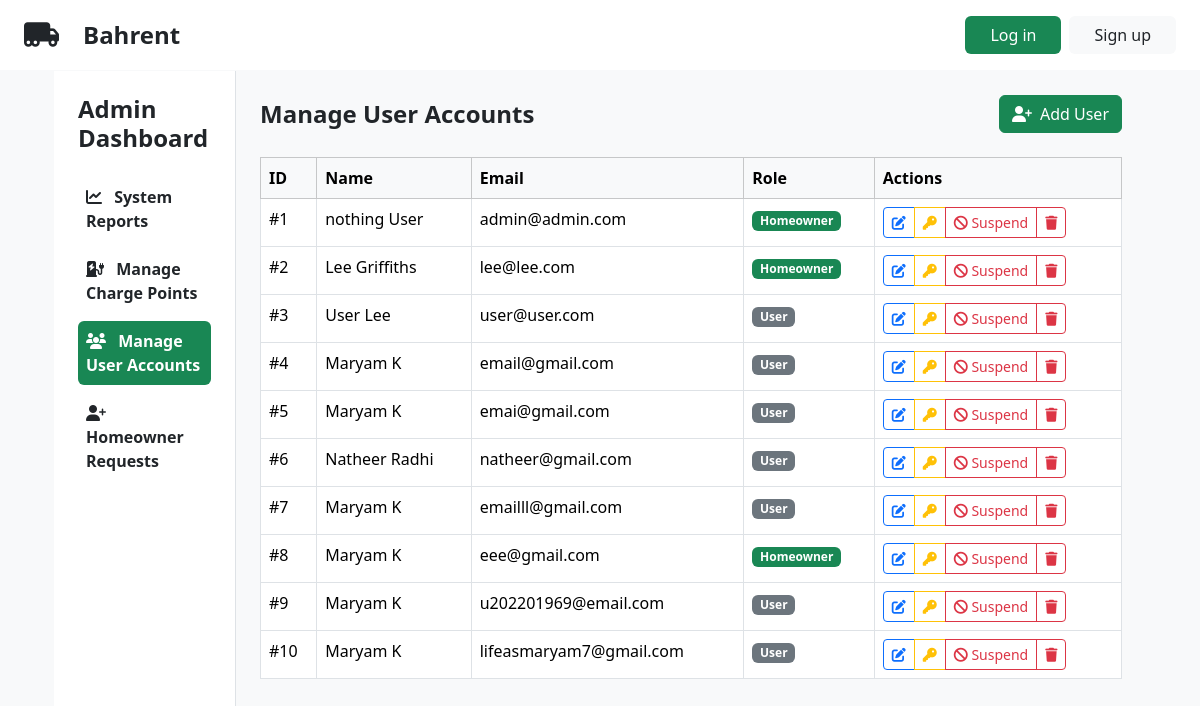
The app's page /admin.php?section=users, older data.
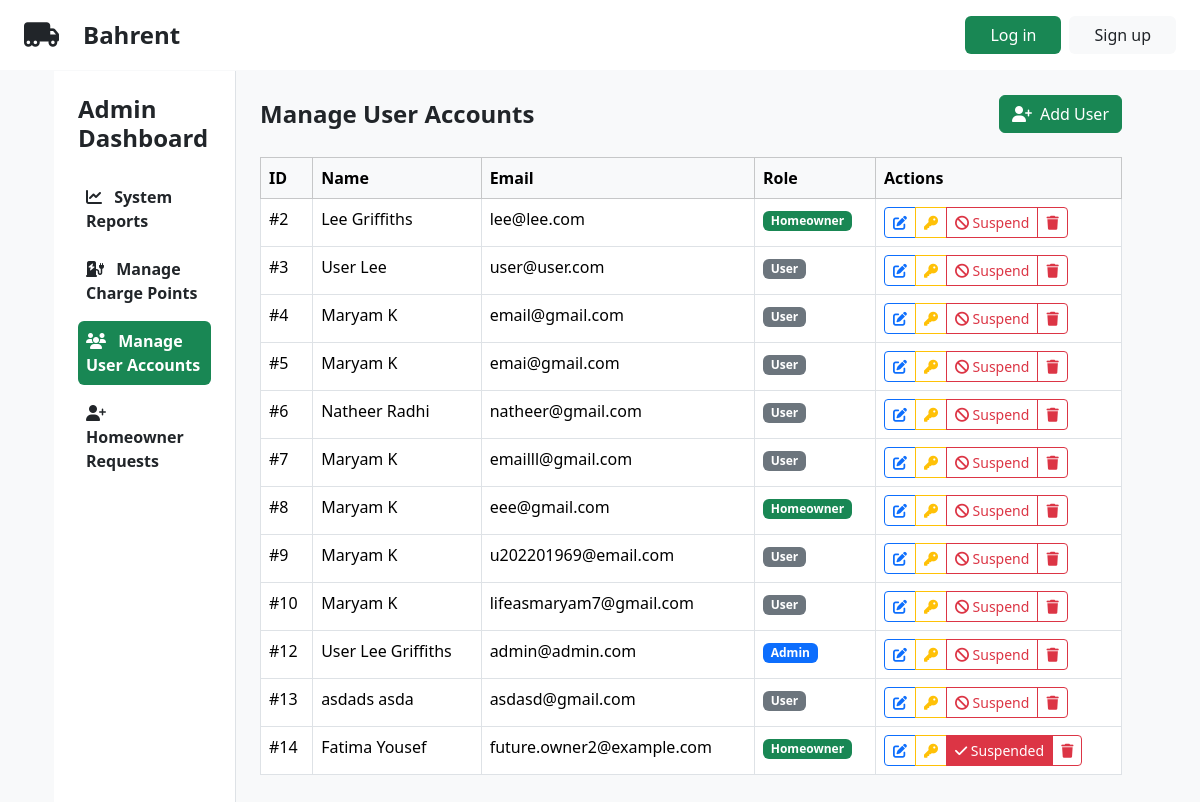
The same page, newer data.
### tables this page shows
CREATE TABLE `users` (
  `user_id` int(11) NOT NULL,
  `email` varchar(255) NOT NULL,
  `password` varchar(255) NOT NULL,
  `first_name` varchar(50) NOT NULL,
  `last_name` varchar(50) NOT NULL,
  `role` enum('admin','homeowner','user') NOT NULL,
  `suspended` tinyint(1) NOT NULL DEFAULT 0
);

### controllers/AdminController.php (called while the page is built, shortened)
<?php
require_once __DIR__ . '/../models/User.php';
class AdminController extends BaseController
{
    public function index(): void
    {
        $this->activeSection = $_GET['section'] ?? 'reports';
        switch ($this->activeSection) {
            case 'users':
                $sectionContent = $this->manageUserAccounts();
                break;
        }
    }
    private function manageUserAccounts(): string
    {
        require __DIR__ . '/../views/admin/sections/user_accounts.phtml';
        return ob_get_clean();
    }
}

### models/User.php (called while the page is built, shortened)
<?php
class User
{
    public $suspended;
    public function __construct(
        $id,
        $firstName,
        $lastName,
        $email,
        $role,
        $suspended = false
    ) {
        $this->id = $id;
        $this->firstName = $firstName;
        $this->lastName = $lastName;
        $this->email = $email;
        $this->role = $role;
        $this->suspended = $suspended;
    }
    private static function fromRow($row)
    {
        return new User(
            $row['user_id'],
            $row['first_name'],
            $row['last_name'],
            $row['email'],
            $row['role'],
            (bool)$row['suspended']
        );
    }
    public static function getAll()
    {
        $conn = Database::getInstance()->getConnection();
        $stmt = $conn->prepare("SELECT * FROM users");
        $stmt->execute();
        $users = [];
        while ($row = $stmt->fetch(PDO::FETCH_ASSOC)) {
            $users[] = self::fromRow($row);
        }
        return $users;
    }
    public function isSuspended()
    {
        return $this->suspended;
    }
}

### views/admin/sections/user_accounts.phtml (the view, shortened to what the changed rows need)
<?php
require_once __DIR__ . '/../../../models/User.php';
$users = User::getAll();
?>
<div class="d-flex justify-content-between align-items-center mb-4">
    <h2 class="fs-4 fw-bold mb-0">Manage User Accounts</h2>
</div>
<div class="table-responsive">
    <table class="table table-bordered" id="usersTable">
        <thead class="table-light">
            <tr>
                <th>ID</th>
                <th>Name</th>
                <th>Email</th>
                <th>Role</th>
                <th>Actions</th>
            </tr>
        </thead>
        <tbody>
            <?php foreach ($users as $user): ?>
                <tr>
                    <td>#<?= htmlspecialchars($user->id) ?></td>
                    <td><?= htmlspecialchars($user->firstName . ' ' . $user->lastName) ?></td>
                    <td><?= htmlspecialchars($user->email) ?></td>
                    <td>
                        <?php
                        if ($user->role === 'admin') {
                            $roleClass = 'bg-primary';
                        } elseif ($user->role === 'homeowner') {
                            $roleClass = 'bg-success';
                        } else {
                            $roleClass = 'bg-secondary';
                        }
                        ?>
                        <span class="badge <?= $roleClass ?>">
                            <?= ucfirst(htmlspecialchars($user->role)) ?>
                        </span>
                    </td>
                    <td>
                        <div class="btn-group btn-group-sm">
                            <button type="button" class="btn btn-outline-primary"
                                data-bs-toggle="modal"
                                data-bs-target="#editUserModal"
                                data-user-id="<?= htmlspecialchars($user->id) ?>"
                                data-first-name="<?= htmlspecialchars($user->firstName) ?>"
                                data-last-name="<?= htmlspecialchars($user->lastName) ?>"
                                data-email="<?= htmlspecialchars($user->email) ?>"
                                data-role="<?= htmlspecialchars($user->role) ?>"
                                title="Edit">
                                <i class="fa-solid fa-edit"></i>
                            </button>
                            <button type="button" class="btn btn-outline-warning"
                                data-bs-toggle="modal"
                                data-bs-target="#resetPasswordModal"
                                data-user-id="<?= htmlspecialchars($user->id) ?>"
                                title="Reset Password">
                                <i class="fa-solid fa-key"></i>
                            </button>
                            <?php if ($user->isSuspended() == true): ?>
                                <button class="btn btn-danger suspend-user" data-user-id="<?= $user->id ?>">
                                    <i class="fa-solid fa-check"></i> Suspended
                                </button>
                            <?php else: ?>
                                <button class="btn btn-outline-danger suspend-user" data-user-id="<?= $user->id ?>">
                                    <i class="fa-solid fa-ban"></i> Suspend
                                </button>
                            <?php endif; ?>
                            <button type="button" class="btn btn-outline-danger delete-user"
                                data-user-id="<?= htmlspecialchars($user->id) ?>"
                                title="Delete">
                                <i class="fa-solid fa-trash"></i>
                            </button>
                        </div>
                    </td>
                </tr>
            <?php endforeach; ?>
        </tbody>
    </table>
</div>

Row changes from the older to the newer data that the page shows:
removed users: user_id "1", first_name+last_name "nothing User", email "admin@admin.com", role "Homeowner"
added users: user_id "12", first_name+last_name "User Lee Griffiths", email "admin@admin.com", role "Admin"
added users: user_id "13", first_name+last_name "asdads asda", email "asdasd@gmail.com", role "User"
added users: user_id "14", first_name+last_name "Fatima Yousef", email "future.owner2@example.com", role "Homeowner"
